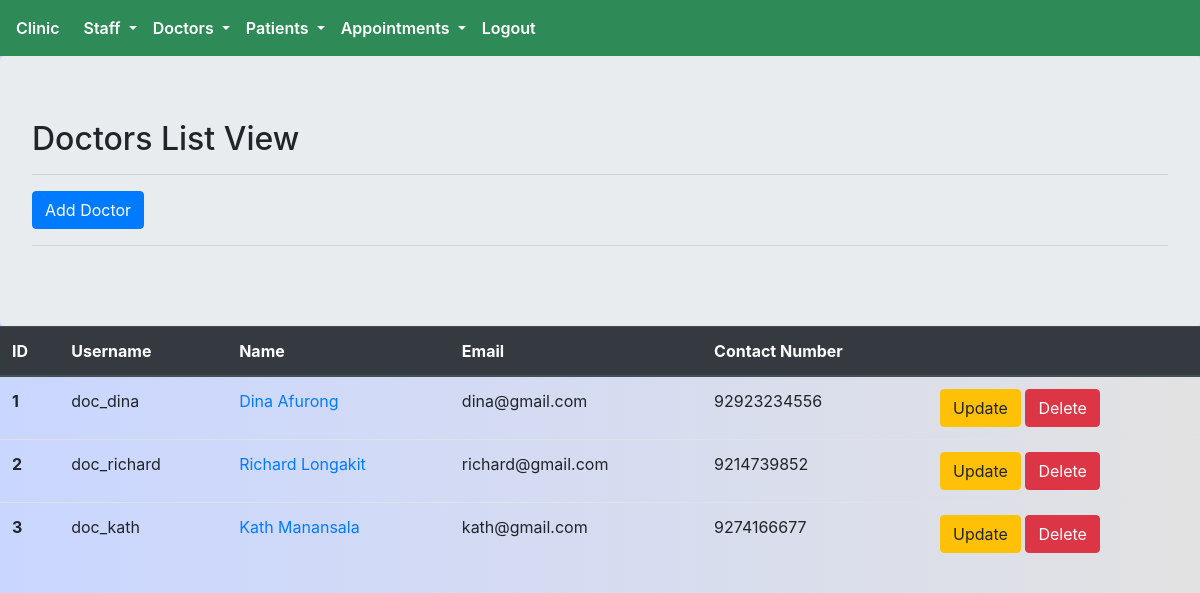
/doctor/list/ (signed in), run on the app's committed database.
### doctor/models.py (models this page shows, shortened)
class Doctor(models.Model):
    user = models.OneToOneField(User,on_delete=models.CASCADE)
    is_doctor = models.BooleanField(default=True)
    contact_number = models.PositiveIntegerField()
    profile_picture = models.ImageField(blank=True)

### doctor/views.py (the view)
# urls.py: path('list/',staff_member_required(views.Doctor_listview.as_view()),name='doctor_list'),
class Doctor_listview(generic.ListView):
    context_object_name = 'doctors'
    template_name = 'doctor/doctors_list.html'
    model = Doctor

### templates/doctor/doctors_list.html
{% extends 'core/base.html' %}
{% block head_block %}
{% load static %}
<link rel="stylesheet" href="{% static 'css/doctor_list.css'%}">
{% endblock head_block %}
{% block body_block %}
    <div class="jumbotron" style="margin-bottom: 0px !important;">
        <h2>Doctors List View</h2>
        <hr>
        <a href="{% url 'doctor:doctor_create'%}" class="btn btn-primary"> Add Doctor </a>
        <hr>
    </div>
    <div class="doctors-list-container">
        <table class="table">
            <thead class="thead-dark">
            <tr>
                <th scope="col">ID</th>
                <th scope="col">Username</th>
                <th scope="col">Name</th>
                <th scope="col">Email</th>
                <th scope="col">Contact Number</th>
                <th scope="col"></th>
            </tr>
            </thead>
            <tbody>
            {% for doctor in doctors %}
            <tr>
                <th scope="row">{{ doctor.id }}</th>
                <td>{{ doctor.user.username }}</td>
                <td><a href="{% url 'doctor:doctor_detail' pk=doctor.id %}">{{ doctor.user.first_name | title }} {{ doctor.user.last_name | title }}</a></td>
                <td>{{ doctor.user.email }}</td>
                <td>{{ doctor.contact_number }}</td>
                <td>
                    <a href="{% url 'doctor:doctor_update' pk=doctor.user.id %}" class="btn btn-warning">Update</a>
                    <a href="{% url 'doctor:doctor_delete' pk=doctor.id %}" class="btn btn-danger">Delete</a>
                </td>
            </tr>
            {% endfor %}
            </tbody>
        </table>
    </div>
{% endblock body_block %}

### static/css/main.css (style rules this page uses)
html, body { margin: 0; padding: 0; box-sizing: border-box; height: 100%; background: #C9D6FF; background: -webkit-linear-gradient(to top, #E2E2E2, #C9D6FF); background: linear-gradient(to right, #c9d6ff, #e2e2e2); }
.jumbotron { margin-bottom: 0px !important; }

### data on the page
Doctor: id "1", user.username "doc_dina", user.first_name "Dina", user.last_name "Afurong", user.email "dina@gmail.com", contact_number "92923234556"
Doctor: id "2", user.username "doc_richard", user.first_name "Richard", user.last_name "Longakit", user.email "richard@gmail.com", contact_number "9214739852"
Doctor: id "3", user.username "doc_kath", user.first_name "Kath", user.last_name "Manansala", user.email "kath@gmail.com", contact_number "9274166677"
